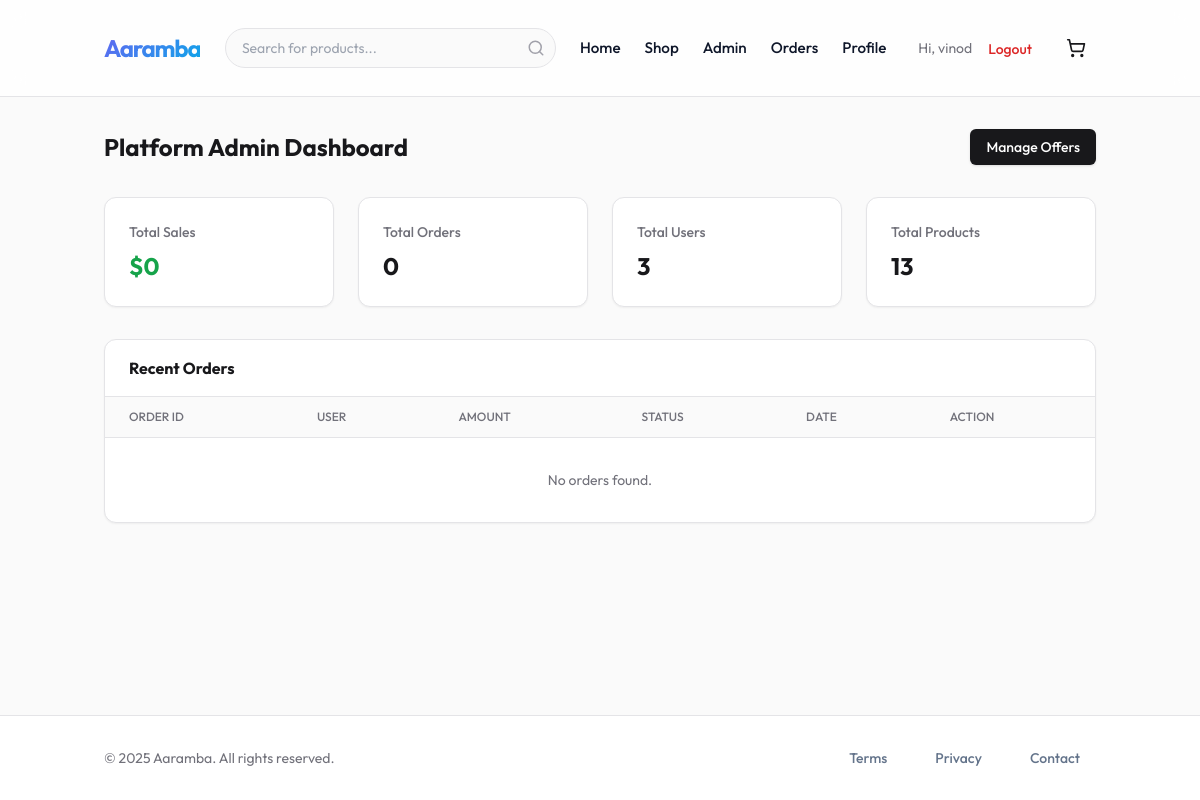
The page /control/dashboard/ (signed in) on the database as committed earlier.
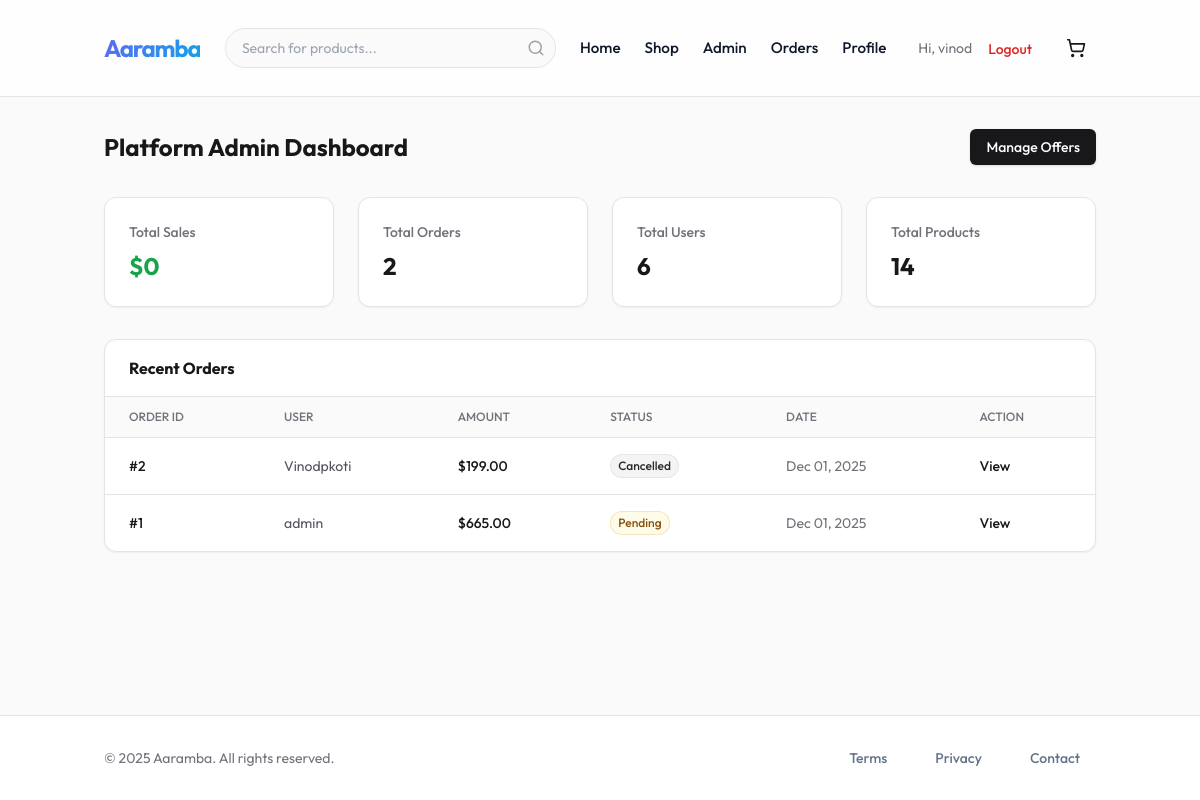
The same page on the database as committed later.
### orders/models.py (models this page shows, shortened)
class Order(models.Model):
    class Status(models.TextChoices):
        PENDING = 'PENDING', 'Pending'
        PAID = 'PAID', 'Paid'
        FAILED = 'FAILED', 'Failed'
        CANCELLED = 'CANCELLED', 'Cancelled'
    user = models.ForeignKey(settings.AUTH_USER_MODEL, on_delete=models.CASCADE, related_name='orders')
    shipping_address = models.TextField() # Snapshot of address
    total_amount = models.DecimalField(max_digits=10, decimal_places=2)
    payment_id = models.CharField(max_length=100, blank=True, null=True) # Razorpay Order ID
    status = models.CharField(max_length=20, choices=Status.choices, default=Status.PENDING)
    created_at = models.DateTimeField(auto_now_add=True)
    updated_at = models.DateTimeField(auto_now=True)

### accounts/models.py (models this page shows, shortened)
class User(AbstractUser):
    class Role(models.TextChoices):
        ADMIN = "ADMIN", "Admin"
        CUSTOMER = "CUSTOMER", "Customer"
        SELLER = "SELLER", "Seller"
        DELIVERY = "DELIVERY", "Delivery Partner"
    role = models.CharField(max_length=50, choices=Role.choices, default=Role.CUSTOMER)
    phone = models.CharField(max_length=15, blank=True, null=True)
    is_verified = models.BooleanField(default=False)

### core/views.py (the view)
# urls.py: path('control/dashboard/', views.admin_dashboard, name='admin_dashboard'),
@login_required
def admin_dashboard(request):
    if request.user.role != 'ADMIN':
        return redirect('core:home')
    total_sales = Order.objects.filter(status=Order.Status.PAID).aggregate(Sum('total_amount'))['total_amount__sum'] or 0
    total_orders = Order.objects.count()
    total_users = User.objects.count()
    total_products = Product.objects.count()
    recent_orders = Order.objects.order_by('-created_at')[:10]
    context = {
        'total_sales': total_sales,
        'total_orders': total_orders,
        'total_users': total_users,
        'total_products': total_products,
        'recent_orders': recent_orders,
    }
    return render(request, 'core/admin_dashboard.html', context)

### templates/core/admin_dashboard.html (shortened to what the changed rows need)
{% extends 'base.html' %}
{% block content %}
<div class="container mx-auto px-4 py-8">
    <div class="flex justify-between items-center mb-8">
        <h2 class="text-2xl font-bold text-zinc-900">Platform Admin Dashboard</h2>
    </div>
    <div class="grid grid-cols-1 sm:grid-cols-2 lg:grid-cols-4 gap-6 mb-8">
        <div class="bg-white p-6 rounded-xl border border-zinc-200 shadow-sm">
            <h3 class="text-sm font-medium text-zinc-500">Total Orders</h3>
            <p class="mt-2 text-2xl font-bold text-zinc-900">{{ total_orders }}</p>
        </div>
        <div class="bg-white p-6 rounded-xl border border-zinc-200 shadow-sm">
            <h3 class="text-sm font-medium text-zinc-500">Total Users</h3>
            <p class="mt-2 text-2xl font-bold text-zinc-900">{{ total_users }}</p>
        </div>
        <div class="bg-white p-6 rounded-xl border border-zinc-200 shadow-sm">
            <h3 class="text-sm font-medium text-zinc-500">Total Products</h3>
            <p class="mt-2 text-2xl font-bold text-zinc-900">{{ total_products }}</p>
        </div>
    </div>
    <div class="bg-white rounded-xl border border-zinc-200 shadow-sm overflow-hidden">
        <div class="overflow-x-auto">
            <table class="w-full text-sm text-left">
                <thead class="text-xs text-zinc-500 uppercase bg-zinc-50 border-b border-zinc-200">
                    <tr>
                        <th class="px-6 py-3 font-medium">Order ID</th>
                        <th class="px-6 py-3 font-medium">User</th>
                        <th class="px-6 py-3 font-medium">Amount</th>
                        <th class="px-6 py-3 font-medium">Status</th>
                        <th class="px-6 py-3 font-medium">Date</th>
                        <th class="px-6 py-3 font-medium">Action</th>
                    </tr>
                </thead>
                <tbody class="divide-y divide-zinc-200">
                    {% for order in recent_orders %}
                    <tr class="hover:bg-zinc-50 transition-colors">
                        <td class="px-6 py-4 font-medium text-zinc-900">#{{ order.id }}</td>
                        <td class="px-6 py-4 text-zinc-600">{{ order.user.username }}</td>
                        <td class="px-6 py-4 text-zinc-900 font-medium">${{ order.total_amount }}</td>
                        <td class="px-6 py-4">
                            <span class="inline-flex items-center rounded-full px-2 py-1 text-xs font-medium
                                {% if order.status == 'PAID' %}bg-green-50 text-green-700 ring-1 ring-inset ring-green-600/20
                                {% elif order.status == 'PENDING' %}bg-yellow-50 text-yellow-800 ring-1 ring-inset ring-yellow-600/20
                                {% else %}bg-zinc-100 text-zinc-800 ring-1 ring-inset ring-zinc-500/10{% endif %}">
                                {{ order.get_status_display }}
                            </span>
                        </td>
                        <td class="px-6 py-4 text-zinc-500">{{ order.created_at|date:"M d, Y" }}</td>
                        <td class="px-6 py-4">
                            <a href="{% url 'orders:order_detail' order.id %}"
                                class="text-zinc-900 hover:text-zinc-600 font-medium hover:underline">View</a>
                        </td>
                    </tr>
                    {% empty %}
                    <tr>
                        <td colspan="6" class="px-6 py-8 text-center text-zinc-500">No orders found.</td>
                    </tr>
                    {% endfor %}
                </tbody>
            </table>
        </div>
    </div>
</div>
{% endblock %}

Rows that differ between the two databases and show on the page:
added Order: id "2", user.username "Vinodpkoti", total_amount "199.00", status "Cancelled", created_at "Dec 01, 2025"
added Order: id "1", user.username "admin", total_amount "665.00", status "Pending", created_at "Dec 01, 2025"
Other text that changed with them:
{{ total_orders }}: "0" → "2"
{{ total_users }}: "3" → "6"
{{ total_products }}: "13" → "14"
text no longer shown: "No orders found."
